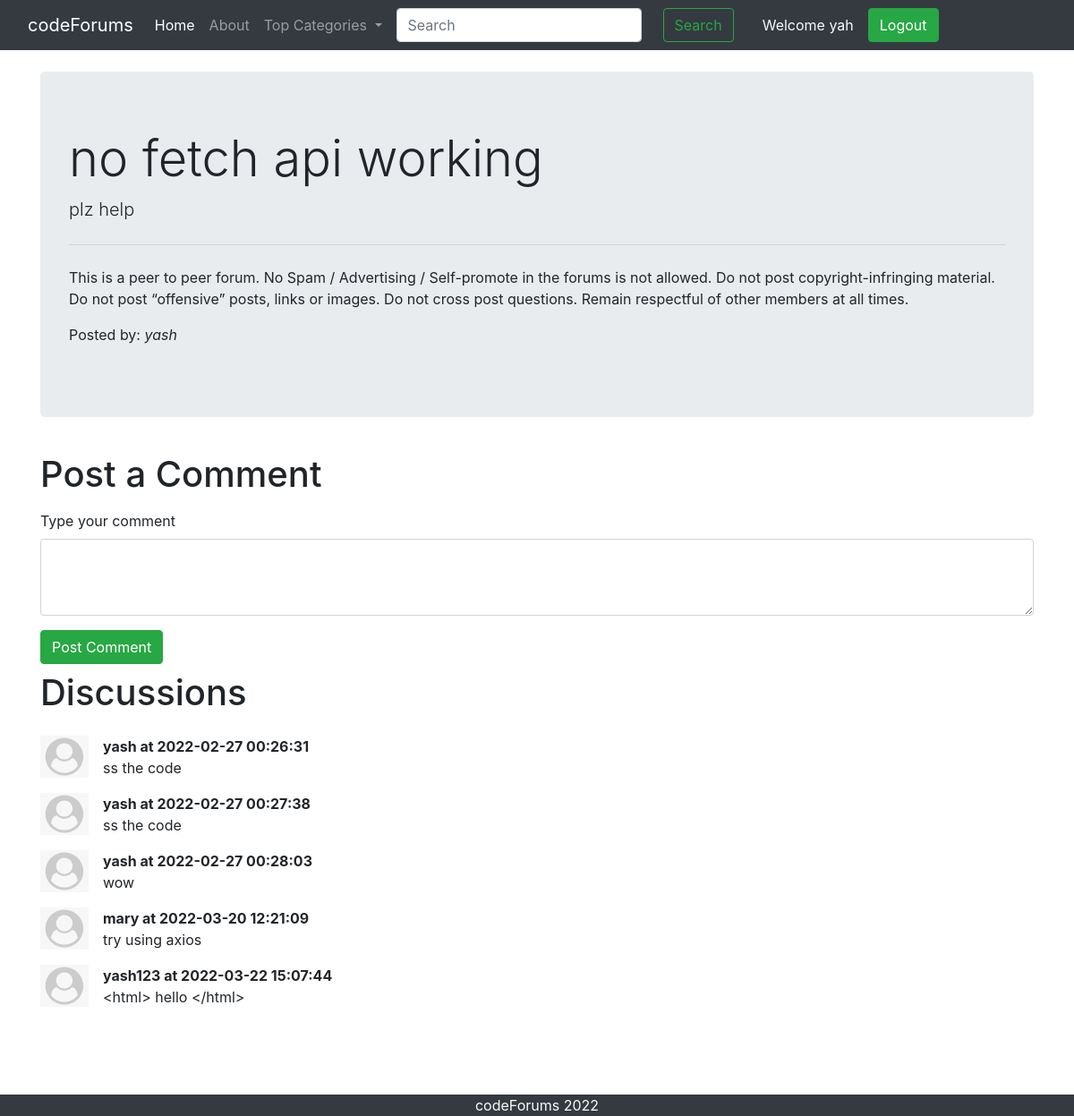
Screenshot of /thread.php?threadid=3 (signed in) with the database file from the repository.
### tables this page shows
CREATE TABLE `threads` (
  `thread_id` int(7) NOT NULL,
  `thread_title` varchar(255) NOT NULL,
  `thread_desc` text NOT NULL,
  `thread_cat_id` int(7) NOT NULL,
  `thread_user_id` int(7) NOT NULL,
  `timestamp` datetime NOT NULL DEFAULT current_timestamp()
);

CREATE TABLE `users` (
  `sno` int(8) NOT NULL,
  `user_email` varchar(255) NOT NULL,
  `user_pass` varchar(255) NOT NULL,
  `timestamp` datetime NOT NULL DEFAULT current_timestamp()
);

CREATE TABLE `comments` (
  `comment_id` int(8) NOT NULL,
  `comment_content` text NOT NULL,
  `thread_id` int(8) NOT NULL,
  `comment_by` int(8) NOT NULL,
  `comment_time` datetime NOT NULL DEFAULT current_timestamp()
);

### Thread.php (the view, shortened to what this page needs)
<!doctype html>
<html lang="en">
<head>
    <link rel="stylesheet" href="https://stackpath.bootstrapcdn.com/bootstrap/4.5.0/css/bootstrap.min.css"
>
</head>
<body>
    <?php include '_dbconnect.php';?>
    <?php include '_header.php';?>
    <?php
    $id = $_GET['threadid'];
    $sql = "SELECT * FROM `threads` WHERE thread_id=$id";
    $result = mysqli_query($conn, $sql);
    while($row = mysqli_fetch_assoc($result)){
        $title = $row['thread_title'];
        $desc = $row['thread_desc'];
        $thread_user_id = $row['thread_user_id'];
        $sql2 = "SELECT user_email FROM `users` WHERE sno='$thread_user_id'";
        $result2 = mysqli_query($conn, $sql2);
        $row2 = mysqli_fetch_assoc($result2);
        $posted_by = $row2['user_email'];
    }
    ?>
    <div class="container my-4">
        <div class="jumbotron">
            <h1 class="display-4"><?php echo $title;?></h1>
            <p class="lead">  <?php echo $desc;?></p>
            <hr class="my-4">
            <p>This is a peer to peer forum. No Spam / Advertising / Self-promote in the forums is not allowed. Do not post copyright-infringing material. Do not post “offensive” posts, links or images. Do not cross post questions. Remain respectful of other members at all times.</p>
            <p>Posted by: <em><?php echo $posted_by; ?></em></p>
        </div>
    </div>
     <?php
    if(isset($_SESSION['loggedin']) && $_SESSION['loggedin']==true){
    echo '<div class="container">
        <h1 class="py-2">Post a Comment</h1>
        <form action= "'. $_SERVER['REQUEST_URI'] . '" method="post">
            <div class="form-group">
                <label for="exampleFormControlTextarea1">Type your comment</label>
                <textarea class="form-control" id="comment" name="comment" rows="3"></textarea>
                <input type="hidden" name="sno" value="'. $_SESSION["sno"]. '">
            </div>
            <button type="submit" class="btn btn-success">Post Comment</button>
        </form>
    </div>';
    }
    ?>
    <div class="container mb-5" id="ques">
        <h1 class="py-2">Discussions</h1>
       <?php
    $id = $_GET['threadid'];
    $sql = "SELECT * FROM `comments` WHERE thread_id=$id";
    $result = mysqli_query($conn, $sql);
    while($row = mysqli_fetch_assoc($result)){
        $content = $row['comment_content'];
        $comment_time = $row['comment_time'];
        $thread_user_id = $row['comment_by'];
        $sql2 = "SELECT user_email FROM `users` WHERE sno='$thread_user_id'";
        $result2 = mysqli_query($conn, $sql2);
        $row2 = mysqli_fetch_assoc($result2);
        echo '<div class="media my-3">
            <img src="user.png" width="54px" class="mr-3" alt="...">
            <div class="media-body">
               <p class="font-weight-bold my-0">'. $row2['user_email'] .' at '. $comment_time. '</p> '. $content . '
            </div>
        </div>';
        }
    ?>
    </div>
    <?php include '_footer.php';?>
</body>
</html>

### Thread.php (style rules this page uses)
#ques { min-height: 433px; }

### rows the page displays
threads: thread_title "no fetch api working", thread_desc "plz help"
users: user_email "yash"
comments: users.user_email "yash", comment_time "2022-02-27 00:26:31", comment_content "ss the code"
comments: users.user_email "yash", comment_time "2022-02-27 00:27:38", comment_content "ss the code"
comments: users.user_email "yash", comment_time "2022-02-27 00:28:03", comment_content "wow"
comments: users.user_email "mary", comment_time "2022-03-20 12:21:09", comment_content "try using axios"
comments: users.user_email "yash123", comment_time "2022-03-22 15:07:44", comment_content "<html> hello </html>"

### other values shown
$_SESSION['useremail'] "yah"
